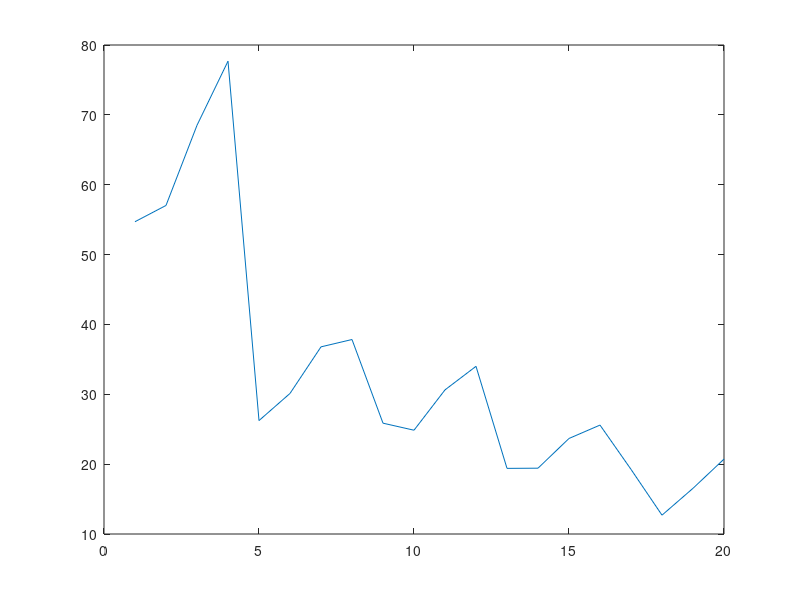
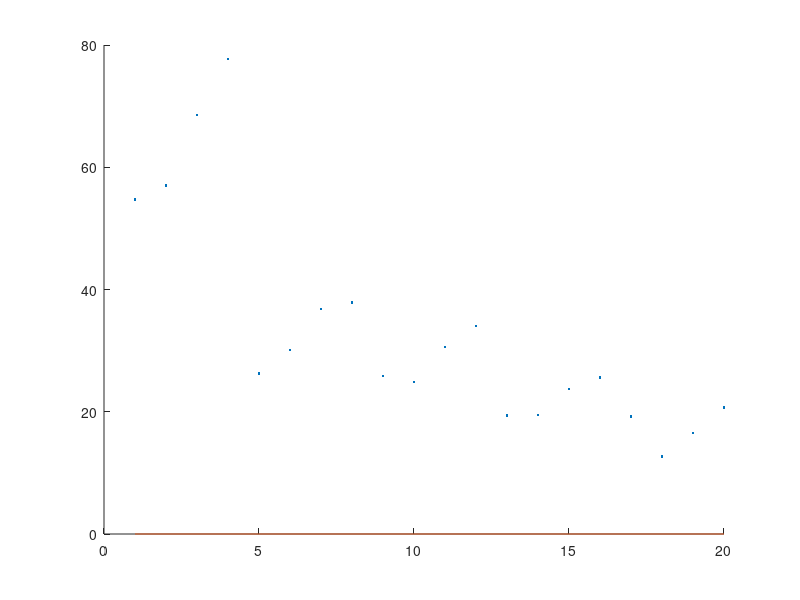

These charts were generated, in order, by the following MATLAB code: (Note: this script raises an error after producing the figures.)
%% Play with model fitting

% experimental parameters
TEs = [10 40 50 60 80];
TRs = [.8 1 1.5 2];
[TEs,TRs] = meshgrid(TEs,TRs);
TEs = TEs(:)'; TRs = TRs(:)';

% forward model
forward = @(p)( p(1)*exp(-p(3)*TEs).*(1-exp(-p(2)*TRs)));

% simulate data

true_p    = [100,1/.8,1/50];
data      = forward(true_p);
snr       = 50;
noise_std = 100/snr;
noise     = randn(size(data))*noise_std;
data      = data+noise;

plot(data)

%%
% cost function is mean squared error (MSE)
cf = @(x)( mean( (forward(x)-data).^2 ) );

% initial guess
p0 = [200,1/1,1/70];


% using fminsearch (Nelder-Mead)
p  = fminsearch(@(x) cf(x),p0);

% plot result
figure,hold on
plot(data,'.')
plot(forward(p))

%% The below uses fminunc, which allows morre flexibility 
% (like choosing the algorithm or providing gradients and Hessians)

options  = optimoptions('fminunc','Display','off','Algorithm','quasi-newton'); 

[x,fval] = fminunc(cf,p0,options);

figure,hold on
plot(data,'.')
plot(forward(x))

